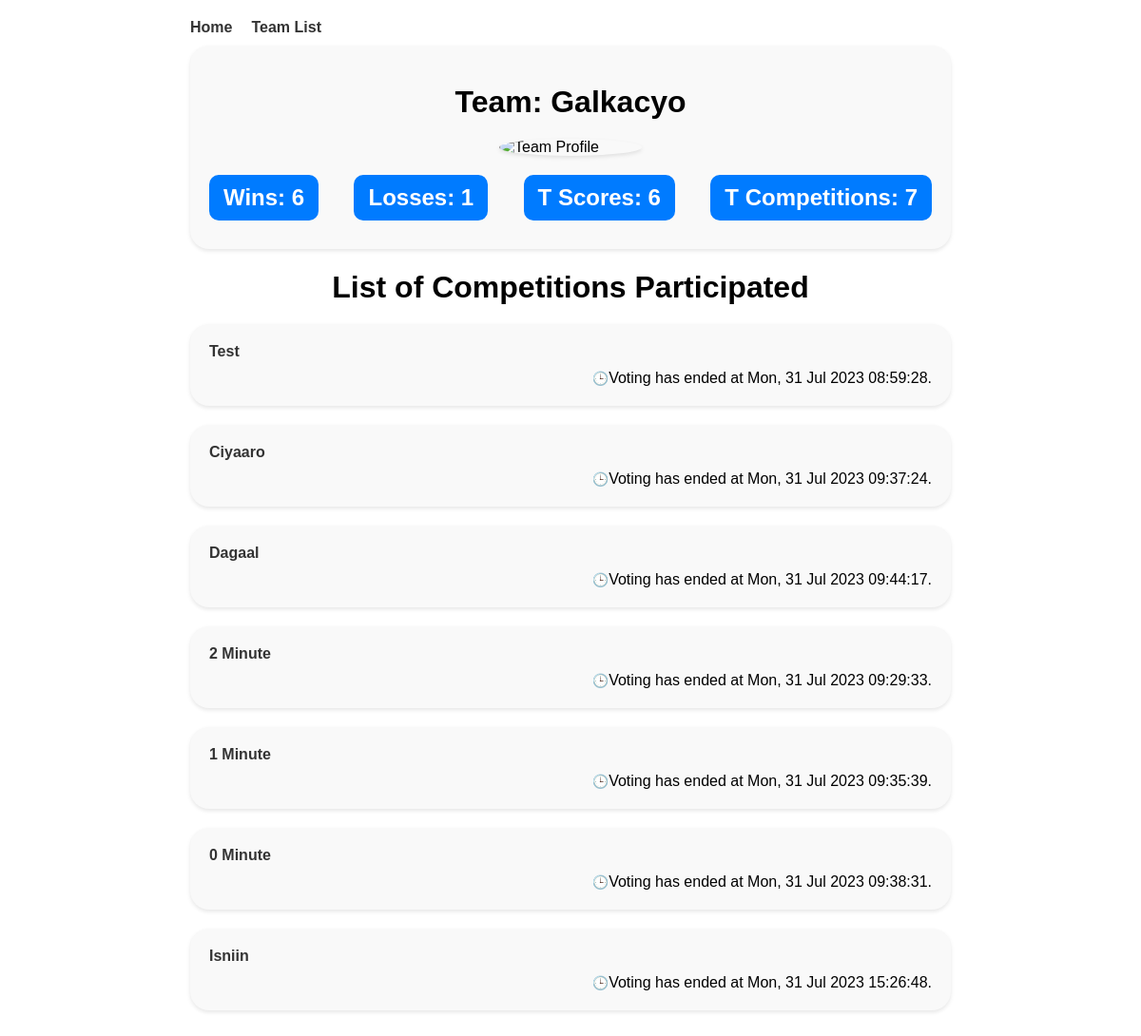
The app's page /team/1/ with its own data.
### voting/models.py (models this page shows, shortened)
class Team(models.Model):
    name = models.CharField(max_length=100)

class VotingEvent(models.Model):
    name = models.CharField(max_length=100)
    start_time = models.DateTimeField()
    end_time = models.DateTimeField()
    def is_voting_active(self):
        now = timezone.now()
        print("Start Time:", self.start_time)
        print("End Time:", self.end_time)
        print("Current Time:", now)
        return self.start_time <= now <= self.end_time

### voting/views.py (the view)
# urls.py: path('team/<int:team_id>/', views.team_view, name='team_view'),
def team_view(request, team_id):
    team = get_object_or_404(Team, pk=team_id)
    competitors = Competitor.objects.filter(team=team)
    votes = Vote.objects.filter(competitor__in=competitors)
    wins = votes.aggregate(
        wins=Count(Case(When(competitor__score__gt=0, then=1), output_field=IntegerField()))
    )['wins']
    total_competitions = Competitor.objects.filter(team=team).values('voting_event').distinct().count()
    losses = total_competitions - wins
    total_scores = Competitor.objects.filter(team=team).aggregate(total_scores=Sum('score'))['total_scores']
    competitions_participated = VotingEvent.objects.filter(competitor__team=team).distinct()
    return render(request, 'voting/team_view.html', {
        'team': team,
        'wins': wins,
        'losses': losses,
        'total_scores': total_scores,
        'total_competitions': total_competitions,
        'competitions_participated': competitions_participated,
    })

### voting/templates/voting/team_view.html (shortened to what this page needs)
<!DOCTYPE html>
<html>
<head>
</head>
<body>
    {% include 'voting/navbar.html' %}
    <div class="voting-events">
        <div class="team-card">
            <h1>Team: {{ team.name }}</h1>
            <img src="{{ team.image_profile }}" alt="Team Profile">
            <div class="team-info">
                <h2>Wins: {{ wins }}</h2>
                <h2>Losses: {{ losses }}</h2>
                <h2>T Scores: {{ total_scores }}</h2>
                <h2>T Competitions: {{ total_competitions }}</h2>
            </div>
        </div>
        <h1>List of Competitions Participated</h1>
        <ul>
            {% for event in competitions_participated %}
                <li>
                    <a href="{% url 'vote' event_id=event.id %}">{{ event.name }}</a>
                    <div class="voting-status-container">
                        {% if event.is_voting_active %}
                            <span class="status-circle"></span> Voting is active.
                        {% else %}
                            <span class="status-clock">🕒</span> Voting has ended at {{ event.end_time|date:"D, d M Y H:i:s" }}.
                        {% endif %}
                    </div>
                </li>
            {% endfor %}
        </ul>
    </div>
</body>
</html>

### voting/templates/voting/team_view.html (style rules this page uses)
body { font-family: Arial, sans-serif; padding: 20px; max-width: 800px; margin: 0 auto; }
h1 { margin-bottom: 20px; text-align: center; }
.team-card { padding: 20px; border-radius: 20px; background-color: #f9f9f9; box-shadow: 0 2px 4px rgba(0, 0, 0, 0.1); margin-bottom: 20px; }
.team-card img { max-width: 150px; height: auto; display: block; margin: 0 auto 20px; border-radius: 50%; box-shadow: 0 2px 4px rgba(0, 0, 0, 0.1); }
.team-info { display: flex; justify-content: space-between; align-items: center; margin-bottom: 10px; }
.team-info h2 { padding: 10px 15px; border-radius: 10px; background-color: #007bff; color: #fff; margin: 0; }
ul { list-style: none; padding: 0; }
li { margin-bottom: 10px; }
li a { text-decoration: none; color: #007bff; font-weight: bold; }
.voting-events h1 { text-align: center; margin-bottom: 20px; }
.voting-events ul { list-style: none; padding: 0; }
.voting-events li { background-color: #f9f9f9; padding: 20px; border-radius: 20px; box-shadow: 0 2px 4px rgba(0, 0, 0, 0.1); margin-bottom: 20px; }
.voting-events a { text-decoration: none; color: #333; font-weight: bold; }
.voting-status-container { display: flex; justify-content: flex-end; align-items: center; margin-top: 10px; }
.status-clock { font-size: 14px; }

### records on screen
Team: name "Galkacyo"
VotingEvent: name "Test", end_time "Mon, 31 Jul 2023 08:59:28"
VotingEvent: name "Ciyaaro", end_time "Mon, 31 Jul 2023 09:37:24"
VotingEvent: name "Dagaal", end_time "Mon, 31 Jul 2023 09:44:17"
VotingEvent: name "2 Minute", end_time "Mon, 31 Jul 2023 09:29:33"
VotingEvent: name "1 Minute", end_time "Mon, 31 Jul 2023 09:35:39"
VotingEvent: name "0 Minute", end_time "Mon, 31 Jul 2023 09:38:31"
VotingEvent: name "Isniin", end_time "Mon, 31 Jul 2023 15:26:48"

### other values on screen
{{ wins }} "6"
{{ losses }} "1"
{{ total_scores }} "6"
{{ total_competitions }} "7"
